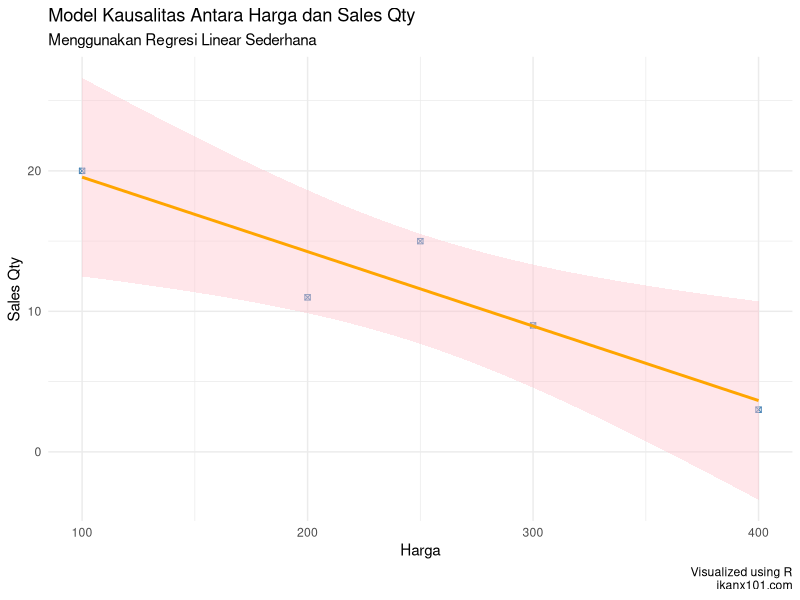
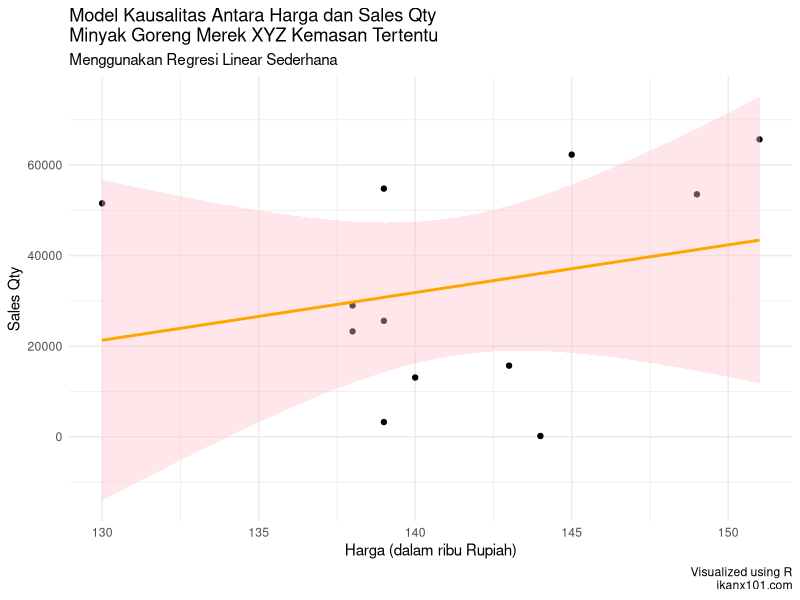
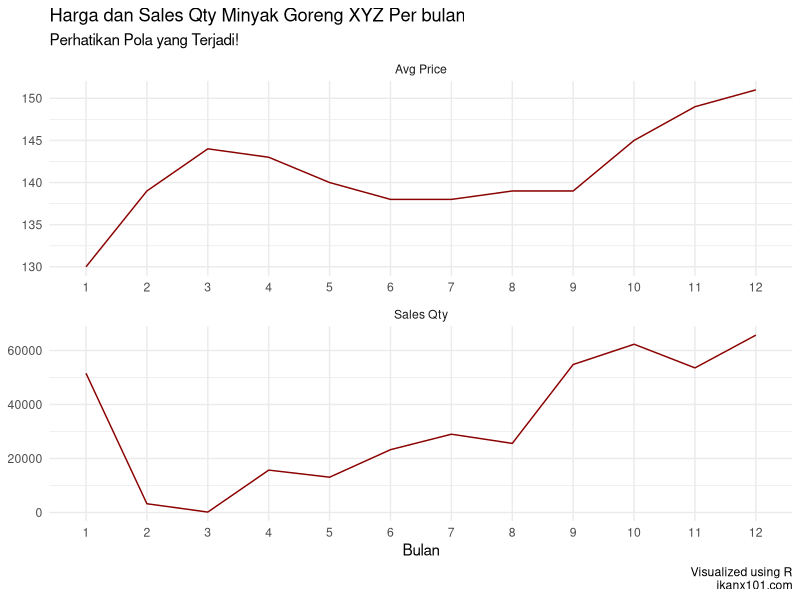

These figures' R source, in order:
## ---- chunk 1
knitr::opts_chunk$set(echo = TRUE)
rm(list=ls())
library(dplyr)
library(ggplot2)
## ---- chunk 2
data = data.frame(
  harga = c(100,400,200,300,250),
  qty = c(20,3,11,9,15)
  ) 

data %>%
  ggplot(aes(x = harga, y = qty)) +
  geom_point(color = "steelblue",shape = 7) +
  geom_smooth(method = "lm",color = "orange",fill = "pink") +
  theme_minimal() +
  labs(x = "Harga",
       y = "Sales Qty",
       title = "Model Kausalitas Antara Harga dan Sales Qty",
       subtitle = "Menggunakan Regresi Linear Sederhana",
       caption = "Visualized using R\nikanx101.com")
## ---- chunk 3
data = data.frame(
  bulan = c(1:12),
  avg_price = c(130,139,144,143,140,138,138,139,139,145,149,151),
  total_order = c(51547,3245,162,15697,13076,23267,28990,25588,54801,62303,53544,65673)
  )
korel = cor(data$avg_price,data$total_order)
korel = round(korel,2)

model = lm(total_order~avg_price,data)
summary(model)
## ---- chunk 4
data %>% 
  ggplot(aes(x = avg_price,
             y = total_order)) + 
  geom_point() +
  geom_smooth(method = "lm",color = "orange",fill = "pink") +
  theme_minimal() +
  labs(x = "Harga (dalam ribu Rupiah)",
       y = "Sales Qty",
       title = "Model Kausalitas Antara Harga dan Sales Qty\nMinyak Goreng Merek XYZ Kemasan Tertentu",
       subtitle = "Menggunakan Regresi Linear Sederhana",
       caption = "Visualized using R\nikanx101.com")
## ---- chunk 5
data %>% 
  reshape2::melt(id.vars = "bulan") %>% 
  mutate(value = as.numeric(value),
         bulan = factor(bulan, levels = c(1:12)),
         variable = as.character(variable),
         variable = ifelse(variable == "avg_price",
                           "Avg Price",
                           "Sales Qty")
         ) %>% 
  ggplot(aes(x = bulan,
             y = value)) +
  geom_line(aes(group = variable),color = "darkred") +
  facet_wrap(~variable,scales = "free",ncol = 1, nrow = 2) +
  labs(title = "Harga dan Sales Qty Minyak Goreng XYZ Per bulan",
       subtitle = "Perhatikan Pola yang Terjadi!",
       caption = "Visualized using R\nikanx101.com",
       x = "Bulan") +
  theme_minimal() +
  theme(axis.title.y = element_blank())
